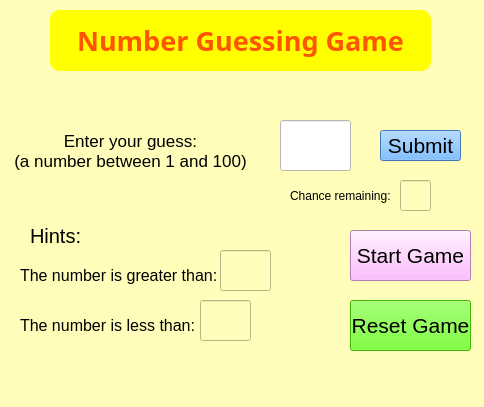
<?xml version="1.0" encoding="UTF-8"?>
<ui version="4.0">
 <class>MainWindow</class>
 <widget class="QMainWindow" name="MainWindow">
  <property name="geometry">
   <rect>
    <x>0</x>
    <y>0</y>
    <width>484</width>
    <height>407</height>
   </rect>
  </property>
  <property name="windowTitle">
   <string>MainWindow</string>
  </property>
  <property name="styleSheet">
   <string notr="true">background-color: rgb(255, 253, 185);</string>
  </property>
  <widget class="QWidget" name="centralwidget">
   <widget class="QPushButton" name="pushButton">
    <property name="geometry">
     <rect>
      <x>50</x>
      <y>10</y>
      <width>381</width>
      <height>61</height>
     </rect>
    </property>
    <property name="font">
     <font>
      <family>Segoe Print</family>
      <pointsize>20</pointsize>
      <bold>true</bold>
      <strikeout>false</strikeout>
     </font>
    </property>
    <property name="styleSheet">
     <string notr="true">color: rgb(255, 85, 0);
background-color: rgb(255, 255, 0);
border-color:rgb(255, 85, 0);
border-radius: 10px;</string>
    </property>
    <property name="text">
     <string>Number Guessing Game</string>
    </property>
   </widget>
   <widget class="QLineEdit" name="input">
    <property name="geometry">
     <rect>
      <x>280</x>
      <y>120</y>
      <width>71</width>
      <height>51</height>
     </rect>
    </property>
    <property name="font">
     <font>
      <pointsize>26</pointsize>
     </font>
    </property>
    <property name="styleSheet">
     <string notr="true">background-color: rgb(255, 255, 255);</string>
    </property>
    <property name="text">
     <string/>
    </property>
   </widget>
   <widget class="QLabel" name="label">
    <property name="geometry">
     <rect>
      <x>10</x>
      <y>120</y>
      <width>241</width>
      <height>61</height>
     </rect>
    </property>
    <property name="font">
     <font>
      <pointsize>13</pointsize>
     </font>
    </property>
    <property name="text">
     <string>Enter your guess: 
(a number between 1 and 100)</string>
    </property>
    <property name="alignment">
     <set>Qt::AlignCenter</set>
    </property>
   </widget>
   <widget class="QPushButton" name="btn_sub">
    <property name="geometry">
     <rect>
      <x>380</x>
      <y>130</y>
      <width>81</width>
      <height>31</height>
     </rect>
    </property>
    <property name="font">
     <font>
      <pointsize>16</pointsize>
     </font>
    </property>
    <property name="styleSheet">
     <string notr="true">background-color: rgb(85, 170, 255);</string>
    </property>
    <property name="text">
     <string>Submit</string>
    </property>
   </widget>
   <widget class="QLabel" name="label_2">
    <property name="geometry">
     <rect>
      <x>30</x>
      <y>220</y>
      <width>61</width>
      <height>31</height>
     </rect>
    </property>
    <property name="font">
     <font>
      <pointsize>15</pointsize>
     </font>
    </property>
    <property name="text">
     <string>Hints:</string>
    </property>
   </widget>
   <widget class="QLabel" name="label_3">
    <property name="geometry">
     <rect>
      <x>20</x>
      <y>260</y>
      <width>201</width>
      <height>31</height>
     </rect>
    </property>
    <property name="font">
     <font>
      <pointsize>12</pointsize>
     </font>
    </property>
    <property name="text">
     <string>The number is greater than:</string>
    </property>
   </widget>
   <widget class="QLabel" name="label_4">
    <property name="geometry">
     <rect>
      <x>20</x>
      <y>310</y>
      <width>201</width>
      <height>31</height>
     </rect>
    </property>
    <property name="font">
     <font>
      <pointsize>12</pointsize>
     </font>
    </property>
    <property name="text">
     <string>The number is less than:</string>
    </property>
   </widget>
   <widget class="QLineEdit" name="grt">
    <property name="geometry">
     <rect>
      <x>220</x>
      <y>250</y>
      <width>51</width>
      <height>41</height>
     </rect>
    </property>
    <property name="font">
     <font>
      <pointsize>20</pointsize>
     </font>
    </property>
    <property name="text">
     <string/>
    </property>
   </widget>
   <widget class="QLineEdit" name="lss">
    <property name="geometry">
     <rect>
      <x>200</x>
      <y>300</y>
      <width>51</width>
      <height>41</height>
     </rect>
    </property>
    <property name="font">
     <font>
      <pointsize>20</pointsize>
     </font>
    </property>
    <property name="text">
     <string/>
    </property>
   </widget>
   <widget class="QPushButton" name="btn_str">
    <property name="geometry">
     <rect>
      <x>350</x>
      <y>230</y>
      <width>121</width>
      <height>51</height>
     </rect>
    </property>
    <property name="font">
     <font>
      <pointsize>16</pointsize>
     </font>
    </property>
    <property name="styleSheet">
     <string notr="true">background-color: rgb(255, 170, 255);</string>
    </property>
    <property name="text">
     <string>Start Game</string>
    </property>
   </widget>
   <widget class="QPushButton" name="btn_res">
    <property name="geometry">
     <rect>
      <x>350</x>
      <y>300</y>
      <width>121</width>
      <height>51</height>
     </rect>
    </property>
    <property name="font">
     <font>
      <pointsize>16</pointsize>
     </font>
    </property>
    <property name="styleSheet">
     <string notr="true">background-color: rgb(85, 255, 0);</string>
    </property>
    <property name="text">
     <string>Reset Game</string>
    </property>
   </widget>
   <widget class="QLabel" name="label_5">
    <property name="geometry">
     <rect>
      <x>290</x>
      <y>180</y>
      <width>111</width>
      <height>31</height>
     </rect>
    </property>
    <property name="font">
     <font>
      <pointsize>9</pointsize>
     </font>
    </property>
    <property name="text">
     <string>Chance remaining:</string>
    </property>
   </widget>
   <widget class="QLineEdit" name="ch_remain">
    <property name="geometry">
     <rect>
      <x>400</x>
      <y>180</y>
      <width>31</width>
      <height>31</height>
     </rect>
    </property>
    <property name="font">
     <font>
      <pointsize>10</pointsize>
     </font>
    </property>
    <property name="text">
     <string/>
    </property>
    <property name="alignment">
     <set>Qt::AlignCenter</set>
    </property>
   </widget>
  </widget>
  <widget class="QMenuBar" name="menubar">
   <property name="geometry">
    <rect>
     <x>0</x>
     <y>0</y>
     <width>484</width>
     <height>22</height>
    </rect>
   </property>
  </widget>
  <widget class="QStatusBar" name="statusbar"/>
 </widget>
 <resources/>
 <connections/>
</ui>
